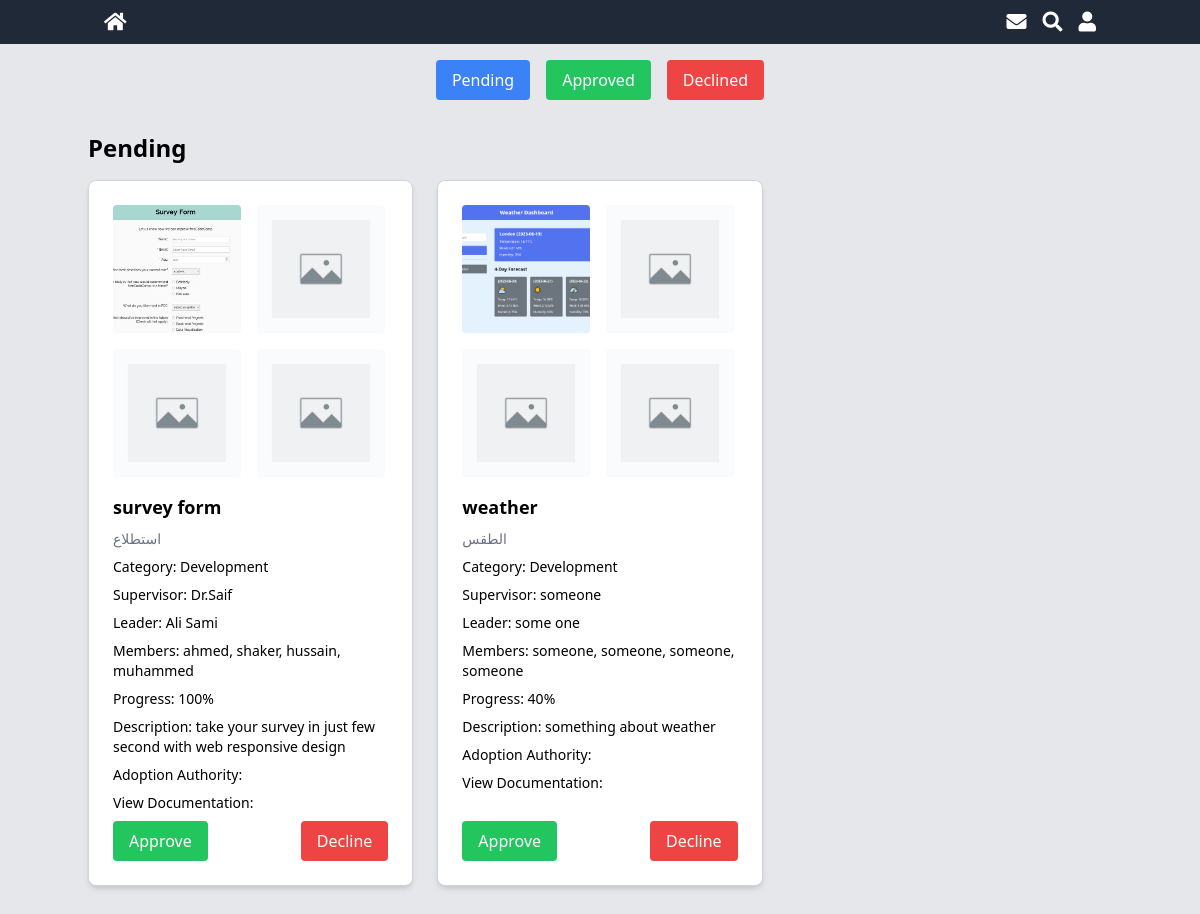
The page /admin-dashboard.php (signed in) on the database its author committed.
### tables this page shows
CREATE TABLE `projects` (
  `project_id` int(11) NOT NULL,
  `title_ar` varchar(50) NOT NULL,
  `title_en` varchar(50) NOT NULL,
  `supervisor` varchar(50) NOT NULL,
  `description` text NOT NULL,
  `progress` int(11) DEFAULT NULL,
  `adoption_authority` varchar(50) DEFAULT NULL,
  `documintation` text DEFAULT NULL,
  `approval` tinyint(1) DEFAULT NULL,
  `members_id` int(11) DEFAULT NULL,
  `images_id` int(11) DEFAULT NULL,
  `user_id` int(11) DEFAULT NULL,
  `cat_id` int(11) DEFAULT NULL
);

CREATE TABLE `category` (
  `category_id` int(11) NOT NULL,
  `name` varchar(50) DEFAULT NULL
);

CREATE TABLE `users` (
  `user_id` int(11) NOT NULL,
  `first_name` varchar(50) DEFAULT NULL,
  `last_name` varchar(50) DEFAULT NULL,
  `email` text DEFAULT NULL,
  `phone` text DEFAULT NULL,
  `college` varchar(100) DEFAULT NULL,
  `department` varchar(100) DEFAULT NULL,
  `is_graduated` tinyint(1) DEFAULT NULL,
  `graduated_year` date DEFAULT NULL,
  `password` text DEFAULT NULL,
  `is_admin` tinyint(1) DEFAULT NULL
);

CREATE TABLE `members` (
  `members_id` int(11) NOT NULL,
  `name_1` varchar(200) DEFAULT NULL,
  `name_2` varchar(200) DEFAULT NULL,
  `name_3` varchar(200) DEFAULT NULL,
  `name_4` varchar(200) DEFAULT NULL
);

### admin-dashboard.php (the view, shortened to what this page needs)
<?php
require 'connection.php';
$sql = "SELECT project_id, title_en, title_ar, supervisor, description, progress, adoption_authority, documintation, approval,
                    members.name_1, members.name_2, members.name_3, members.name_4,
                    images.image_1, images.image_2, images.image_3, images.image_4,
                    users.first_name, users.last_name, category.name
                    FROM projects
                    JOIN members ON (projects.members_id = members.members_id)
                    JOIN images ON (projects.images_id = images.images_id)
                    JOIN users ON (projects.user_id = users.user_id)
                    JOIN category ON (projects.cat_id = category.category_id);";
$result = $conn->query($sql);
?>
<!DOCTYPE html>
<html lang="en">
<head>
    <script src="https://cdn.tailwindcss.com"></script>
    <link href="https://cdnjs.cloudflare.com/ajax/libs/font-awesome/5.15.3/css/all.min.css" rel="stylesheet" />
</head>
<body class="bg-gray-200">
    <header class="bg-gray-800 text-white">
        <div class="container mx-auto flex justify-between items-center py-2 px-4">
            <div class="flex items-center space-x-4">
                <a href="index.php">
                    <i class="fas fa-home text-xl"></i>
                </a>
            </div>
            <div class="flex items-center space-x-4">
                <i class="fas fa-envelope text-xl"></i>
                <i class="fas fa-search text-xl"></i>
                <div class="relative">
                    <?php if (isset($_SESSION['user_id'])): ?>
                        <button id="user-icon" class="flex items-center">
                            <i class="fas fa-user text-xl"></i>
                        </button>
                    <?php endif; ?>
                </div>
            </div>
        </div>
    </header>
    <div class="flex justify-center mt-4 space-x-4">
        <button onclick="toggleForm('pending')" class="px-4 py-2 bg-blue-500 text-white rounded hover:bg-blue-600 focus:outline-none focus:ring focus:ring-blue-300 transition">
            Pending
        </button>
        <button onclick="toggleForm('approved')" class="px-4 py-2 bg-green-500 text-white rounded hover:bg-green-600 focus:outline-none focus:ring focus:ring-green-300 transition">
            Approved
        </button>
        <button onclick="toggleForm('declined')" class="px-4 py-2 bg-red-500 text-white rounded hover:bg-red-600 focus:outline-none focus:ring focus:ring-red-300 transition">
            Declined
        </button>
    </div>
    <div id="pending" class="container mx-auto py-8 pending">
        <h2 class="text-2xl font-bold mb-4">Pending</h2>
        <div class="grid grid-cols-1 sm:grid-cols-2 lg:grid-cols-3 gap-6">
            <?php foreach ($result as $project) : ?>
                <?php if ($project['approval'] === NULL) : ?>
                    <div class="bg-white p-6 rounded-lg shadow-md border border-gray-300 flex flex-col">
                        <div class="flex flex-wrap gap-4 mb-4">
                            <?php for ($i = 1; $i <= 4; $i++) : ?>
                                <?php
                                $imageVar = 'images_' . $i;
                                if (!empty($$imageVar)) : ?>
                                    <a href="project.php?project_id=<?php echo $project_id; ?>">
                                      <img src="<?php echo $$imageVar; ?>" class="project-image w-32 h-32 object-cover rounded" alt="Project Image <?php echo $i; ?>" class="w-32 h-32 object-cover rounded">
                                    </a>
                                  <?php endif; ?>
                                <?php endfor; ?>
                        </div>
                        <div class="flex-1">
                            <h3 class="text-lg font-semibold mb-2"><?php echo $project['title_en']; ?></h3>
                            <p class="text-sm text-gray-500 mb-2"><?php echo $project['title_ar']; ?></p>
                            <p class="text-sm mb-2">Category: <?php echo $project['name']; ?></p>
                            <p class="text-sm mb-2">Supervisor: <?php echo $project['supervisor']; ?></p>
                            <p class="text-sm mb-2">Leader: <?php echo $project['first_name'], " ", $project['last_name'] ?></p>
                            <p class="text-sm mb-2">Members: <?php echo $project['name_1'] ?>, <?php echo $project['name_2'] ?>, <?php echo $project['name_3'] ?>, <?php echo $project['name_4'] ?></p>
                            <p class="text-sm mb-2">Progress: <?php echo $project['progress'] ?>%</p>
                            <p class="text-sm mb-2">Description: <?php echo $project['description']; ?></p>
                            <p class="text-sm mb-2">Adoption Authority: <?php echo $project['adoption_authority'] ?></p>
                            <p class="text-sm mb-2">View Documentation: <?php echo $project['documintation']; ?></p>
                        </div>
                        <div class="mt-auto flex justify-between space-x-4">
                            <form action='process-approval.php' method='POST'>
                                <button onclick="approveProject()" value='approve' name='action' class="px-4 py-2 bg-green-500 text-white rounded hover:bg-green-600 transition w-full text-center">Approve</button>
                            </form>
                            <form action='process-approval.php' method='POST'>
                                <button onclick="deleteProject()" value='decline' name='action' class="px-4 py-2 bg-red-500 text-white rounded hover:bg-red-600 transition w-full text-center">Decline</button>
                            </form>
                        </div>
                    </div>
                <?php endif; ?>
            <?php endforeach; ?>
        </div>
    </div>
</body>
</html>

### admin-dashboard.php (style rules this page uses)
.project-image { transition: transform 0.3s ease, box-shadow 0.3s ease; }

### rows shown on the page
projects: title_en "survey form", title_ar "استطلاع", cat.name "Development", supervisor "Dr.Saif", user.first_name "Ali", user.last_name "Sami", members.name_1 "ahmed", members.name_2 "shaker", members.name_3 "hussain", members.name_4 "muhammed", progress "100", description "take your survey in just few second with web responsive design"
projects: title_en "weather", title_ar "الطقس", cat.name "Development", supervisor "someone", user.first_name "some", user.last_name "one", members.name_1 "someone", members.name_2 "someone", members.name_3 "someone", members.name_4 "someone", progress "40", description "something about weather"
